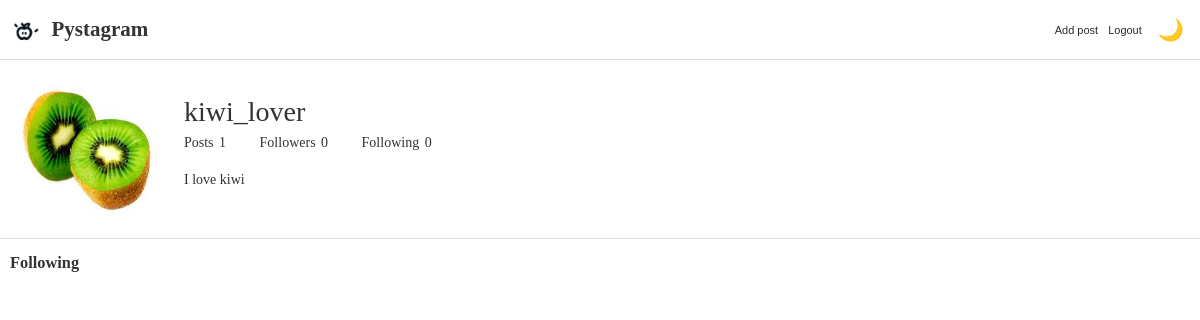
The page /users/3/following/ on the database as committed earlier.
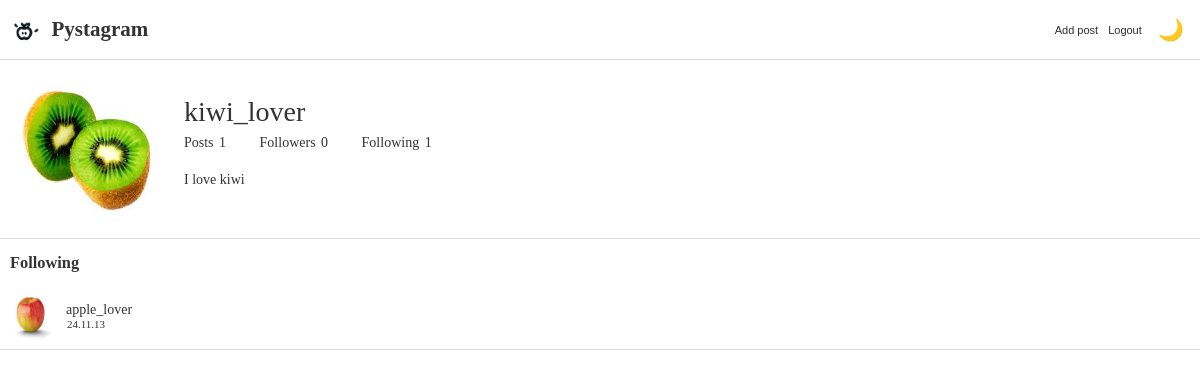
The same page on the database as committed later.
### users/models.py (models this page shows, shortened)
class User(AbstractUser):
    profile_image = models.ImageField(
        "프로필 이미지", upload_to="users/profile", blank=True
    )
    short_description = models.TextField("소개글", blank=True)
    like_posts = models.ManyToManyField(
        "posts.Post",
        verbose_name="좋아요 누른 Post 목록",
        related_name="like_users",
        blank=True,
    )
    following = models.ManyToManyField(
        "self",
        verbose_name="팔로우 중인 사용자들",
        related_name="followers",
        symmetrical=False,
        through="users.Relationship",
    )

class Relationship(models.Model):
    from_user = models.ForeignKey(
        "users.User",
        verbose_name="팔로우를 요청한 사용자",
        related_name="following_relationships",
        on_delete=models.CASCADE,
    )
    to_user = models.ForeignKey(
        "users.User",
        verbose_name="팔로우 요청의 대상",
        related_name="follower_relationships",
        on_delete=models.CASCADE,
    )
    created = models.DateTimeField(auto_now_add=True)

### users/views.py (the view)
# urls.py: path("<int:user_id>/following/", following, name="following"),
def following(request, user_id):
    user = get_object_or_404(User, id=user_id)
    relationships=user.following_relationships.all()
    context = {
        "user": user,
        "relationships": relationships,
    }
    return render(request, "users/following.html", context)

### templates/users/following.html
{% extends 'base_profile.html' %}
{% block bottom_data %}
<div class="relationships">
    <h3>Following</h3>
    {% for relationship in relationships %}
        <div class="relationship">
            <a href="{% url 'users:profile' user_id=relationship.to_user.id %}">
                {% if relationship.to_user.profile_image  %}
                    <img src="{{ relationship.to_user.profile_image.url }}">
                {% endif %}
                <div class="relationship-info">
                    <span>{{ relationship.to_user.username }}</span>
                    <span>{{ relationship.created|date:"y.m.d" }}</span>
                </div>
            </a>
        </div>
    {% endfor %}
</div>
{% endblock %}

### templates/base_profile.html
{% extends 'base_nav.html' %}
{% block content %}
<div id="profile">
    <div class="info">
        {% if user.profile_image %}
            <img src="{{ user.profile_image.url }}">
        {% endif %}
        <div class="info-texts">
            <h1>{{ user.username }}</h1>
            <div class="counts">
                <dl>
                    <dt>Posts</dt>
                    <dd>
                        <a href="{% url 'users:profile' user_id=user.id %}">
                            {{ user.post_set.count }}</a>
                    </dd>
                    <dt>Followers</dt>
                    <dd>
                        <a href="{% url 'users:followers' user_id=user.id %}">
                            {{ user.followers.count }}</a>
                    </dd>
                    <dt>Following</dt>
                    <dd>
                        <a href="{% url 'users:following' user_id=user.id %}">
                            {{ user.following.count }}</a>
                    </dd>
                </dl>
            </div>
            <p>{{ user.short_description }}</p>
        </div>
    </div>
    {% block bottom_data %}{% endblock %}
</div>
{% endblock %}

Rows that differ between the two databases and show on the page:
changed User "kiwi_lover": following.count "0" → "1"
added Relationship: to_user.profile_image (picture), to_user.username "apple_lover", created "24.11.13"
